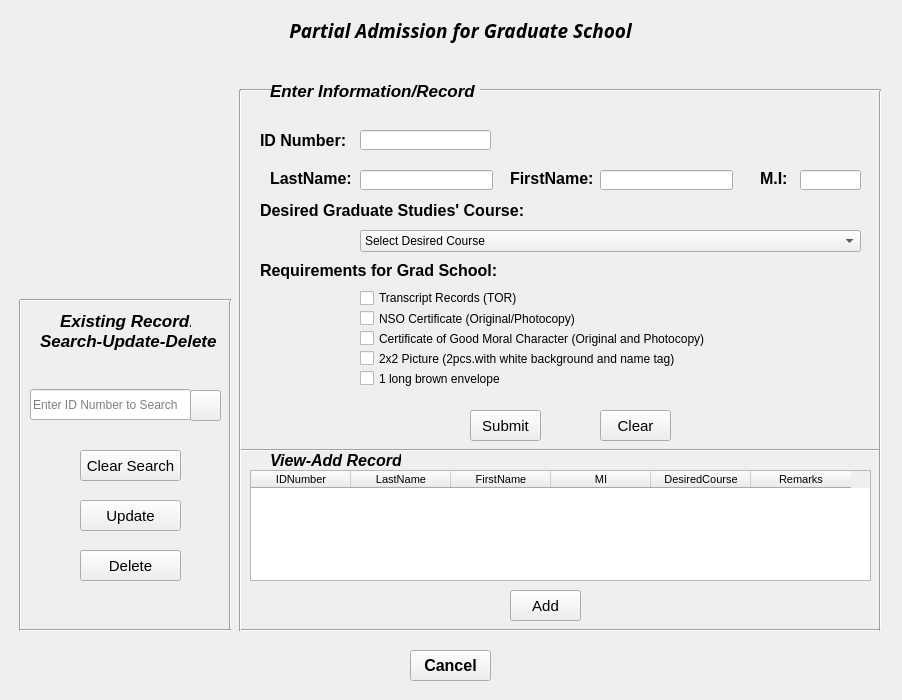
<?xml version="1.0" encoding="UTF-8"?>
<ui version="4.0">
 <class>GraduateSchool</class>
 <widget class="QWidget" name="GraduateSchool">
  <property name="geometry">
   <rect>
    <x>0</x>
    <y>0</y>
    <width>902</width>
    <height>700</height>
   </rect>
  </property>
  <property name="windowTitle">
   <string>Graduate School Applicant</string>
  </property>
  <widget class="QLabel" name="labelreq">
   <property name="geometry">
    <rect>
     <x>260</x>
     <y>260</y>
     <width>311</width>
     <height>21</height>
    </rect>
   </property>
   <property name="font">
    <font>
     <family>MS Shell Dlg 2</family>
     <pointsize>12</pointsize>
     <weight>75</weight>
     <bold>true</bold>
    </font>
   </property>
   <property name="text">
    <string>Requirements for Grad School:</string>
   </property>
  </widget>
  <widget class="QLabel" name="labelcourse">
   <property name="geometry">
    <rect>
     <x>260</x>
     <y>200</y>
     <width>291</width>
     <height>21</height>
    </rect>
   </property>
   <property name="font">
    <font>
     <family>MS Shell Dlg 2</family>
     <pointsize>12</pointsize>
     <weight>75</weight>
     <bold>true</bold>
    </font>
   </property>
   <property name="text">
    <string>Desired Graduate Studies' Course:</string>
   </property>
  </widget>
  <widget class="QComboBox" name="cmbCourse">
   <property name="geometry">
    <rect>
     <x>360</x>
     <y>230</y>
     <width>501</width>
     <height>22</height>
    </rect>
   </property>
   <property name="font">
    <font>
     <family>MS Shell Dlg 2</family>
     <pointsize>9</pointsize>
     <weight>50</weight>
     <bold>false</bold>
    </font>
   </property>
   <property name="editable">
    <bool>false</bool>
   </property>
   <item>
    <property name="text">
     <string>Select Desired Course</string>
    </property>
   </item>
   <item>
    <property name="text">
     <string>Doctor in Development Education (Dev.Ed.D.)</string>
    </property>
   </item>
   <item>
    <property name="text">
     <string>Doctor in Philosophy major in Technology Management (Ph.D. TM)</string>
    </property>
   </item>
   <item>
    <property name="text">
     <string>Master of Arts in Education major in Administration and Supervision (M.A.Ed. -AS)</string>
    </property>
   </item>
   <item>
    <property name="text">
     <string>Master of Arts in Education major in Teaching Mathematics (MAEd-TM)</string>
    </property>
   </item>
   <item>
    <property name="text">
     <string>Master of Arts in Education major in English Language &amp; Literature Teaching (MAed-ELLT)</string>
    </property>
   </item>
   <item>
    <property name="text">
     <string>Master of Arts in Vocational Education (MAVEd)</string>
    </property>
   </item>
   <item>
    <property name="text">
     <string>Master in Public Administration (MPA)</string>
    </property>
   </item>
   <item>
    <property name="text">
     <string>Diploma / Certificate in Professional Education (DPE/CPE)</string>
    </property>
   </item>
  </widget>
  <widget class="QCheckBox" name="checkBoxEnve">
   <property name="geometry">
    <rect>
     <x>360</x>
     <y>370</y>
     <width>151</width>
     <height>17</height>
    </rect>
   </property>
   <property name="font">
    <font>
     <pointsize>9</pointsize>
    </font>
   </property>
   <property name="text">
    <string>1 long brown envelope</string>
   </property>
  </widget>
  <widget class="QCheckBox" name="checkBoxTOR">
   <property name="geometry">
    <rect>
     <x>360</x>
     <y>290</y>
     <width>161</width>
     <height>16</height>
    </rect>
   </property>
   <property name="font">
    <font>
     <pointsize>9</pointsize>
    </font>
   </property>
   <property name="text">
    <string>Transcript Records (TOR)</string>
   </property>
  </widget>
  <widget class="QCheckBox" name="checkBoxNSO">
   <property name="geometry">
    <rect>
     <x>360</x>
     <y>310</y>
     <width>221</width>
     <height>17</height>
    </rect>
   </property>
   <property name="font">
    <font>
     <pointsize>9</pointsize>
    </font>
   </property>
   <property name="text">
    <string>NSO Certificate (Original/Photocopy)</string>
   </property>
  </widget>
  <widget class="QCheckBox" name="checkBoxGoodM">
   <property name="geometry">
    <rect>
     <x>360</x>
     <y>330</y>
     <width>351</width>
     <height>17</height>
    </rect>
   </property>
   <property name="font">
    <font>
     <pointsize>9</pointsize>
    </font>
   </property>
   <property name="text">
    <string>Certificate of Good Moral Character (Original and Photocopy)</string>
   </property>
  </widget>
  <widget class="QCheckBox" name="checkBox2x2">
   <property name="geometry">
    <rect>
     <x>360</x>
     <y>350</y>
     <width>341</width>
     <height>17</height>
    </rect>
   </property>
   <property name="font">
    <font>
     <pointsize>9</pointsize>
    </font>
   </property>
   <property name="text">
    <string>2x2 Picture (2pcs.with white background and name tag)</string>
   </property>
  </widget>
  <widget class="QLineEdit" name="txtSearch">
   <property name="geometry">
    <rect>
     <x>30</x>
     <y>389</y>
     <width>161</width>
     <height>31</height>
    </rect>
   </property>
   <property name="placeholderText">
    <string>Enter ID Number to Search</string>
   </property>
  </widget>
  <widget class="QPushButton" name="btnDelete">
   <property name="geometry">
    <rect>
     <x>80</x>
     <y>550</y>
     <width>101</width>
     <height>31</height>
    </rect>
   </property>
   <property name="font">
    <font>
     <pointsize>11</pointsize>
    </font>
   </property>
   <property name="text">
    <string>Delete</string>
   </property>
  </widget>
  <widget class="QPushButton" name="btnSearch">
   <property name="geometry">
    <rect>
     <x>190</x>
     <y>390</y>
     <width>31</width>
     <height>31</height>
    </rect>
   </property>
   <property name="font">
    <font>
     <pointsize>11</pointsize>
    </font>
   </property>
   <property name="text">
    <string/>
   </property>
  </widget>
  <widget class="QLabel" name="labelpartialadgrads">
   <property name="enabled">
    <bool>true</bool>
   </property>
   <property name="geometry">
    <rect>
     <x>250</x>
     <y>10</y>
     <width>421</width>
     <height>41</height>
    </rect>
   </property>
   <property name="font">
    <font>
     <family>Lucida Fax</family>
     <pointsize>16</pointsize>
     <italic>true</italic>
    </font>
   </property>
   <property name="text">
    <string>&lt;html&gt;&lt;head/&gt;&lt;body&gt;&lt;p align=&quot;center&quot;&gt;&lt;span style=&quot; font-size:14pt; font-weight:600;&quot;&gt;Partial Admission for Graduate School&lt;/span&gt;&lt;/p&gt;&lt;/body&gt;&lt;/html&gt;</string>
   </property>
  </widget>
  <widget class="QLabel" name="labellname">
   <property name="geometry">
    <rect>
     <x>270</x>
     <y>170</y>
     <width>91</width>
     <height>16</height>
    </rect>
   </property>
   <property name="font">
    <font>
     <pointsize>12</pointsize>
     <weight>75</weight>
     <bold>true</bold>
    </font>
   </property>
   <property name="text">
    <string>LastName:</string>
   </property>
  </widget>
  <widget class="QLineEdit" name="txtLName">
   <property name="geometry">
    <rect>
     <x>360</x>
     <y>170</y>
     <width>133</width>
     <height>20</height>
    </rect>
   </property>
  </widget>
  <widget class="QLineEdit" name="txtFName">
   <property name="geometry">
    <rect>
     <x>600</x>
     <y>170</y>
     <width>133</width>
     <height>20</height>
    </rect>
   </property>
  </widget>
  <widget class="QLabel" name="labelfname">
   <property name="geometry">
    <rect>
     <x>510</x>
     <y>170</y>
     <width>91</width>
     <height>16</height>
    </rect>
   </property>
   <property name="font">
    <font>
     <pointsize>12</pointsize>
     <weight>75</weight>
     <bold>true</bold>
    </font>
   </property>
   <property name="text">
    <string>FirstName:</string>
   </property>
  </widget>
  <widget class="QLineEdit" name="txtMI">
   <property name="geometry">
    <rect>
     <x>800</x>
     <y>170</y>
     <width>61</width>
     <height>20</height>
    </rect>
   </property>
  </widget>
  <widget class="QLabel" name="labelmi">
   <property name="geometry">
    <rect>
     <x>760</x>
     <y>170</y>
     <width>31</width>
     <height>16</height>
    </rect>
   </property>
   <property name="font">
    <font>
     <pointsize>12</pointsize>
     <weight>75</weight>
     <bold>true</bold>
    </font>
   </property>
   <property name="text">
    <string>M.I:</string>
   </property>
  </widget>
  <widget class="QPushButton" name="btnClear">
   <property name="geometry">
    <rect>
     <x>600</x>
     <y>410</y>
     <width>71</width>
     <height>31</height>
    </rect>
   </property>
   <property name="font">
    <font>
     <pointsize>11</pointsize>
    </font>
   </property>
   <property name="text">
    <string>Clear</string>
   </property>
  </widget>
  <widget class="QLabel" name="labelid">
   <property name="geometry">
    <rect>
     <x>260</x>
     <y>130</y>
     <width>101</width>
     <height>21</height>
    </rect>
   </property>
   <property name="font">
    <font>
     <family>MS Shell Dlg 2</family>
     <pointsize>12</pointsize>
     <weight>75</weight>
     <bold>true</bold>
    </font>
   </property>
   <property name="text">
    <string>ID Number:</string>
   </property>
  </widget>
  <widget class="QLineEdit" name="txtID">
   <property name="geometry">
    <rect>
     <x>360</x>
     <y>130</y>
     <width>131</width>
     <height>20</height>
    </rect>
   </property>
  </widget>
  <widget class="QPushButton" name="btnSubmit">
   <property name="geometry">
    <rect>
     <x>470</x>
     <y>410</y>
     <width>71</width>
     <height>31</height>
    </rect>
   </property>
   <property name="font">
    <font>
     <pointsize>11</pointsize>
    </font>
   </property>
   <property name="text">
    <string>Submit</string>
   </property>
  </widget>
  <widget class="Line" name="line_11">
   <property name="geometry">
    <rect>
     <x>240</x>
     <y>620</y>
     <width>641</width>
     <height>20</height>
    </rect>
   </property>
   <property name="orientation">
    <enum>Qt::Horizontal</enum>
   </property>
  </widget>
  <widget class="Line" name="line_4">
   <property name="geometry">
    <rect>
     <x>220</x>
     <y>300</y>
     <width>20</width>
     <height>331</height>
    </rect>
   </property>
   <property name="orientation">
    <enum>Qt::Vertical</enum>
   </property>
  </widget>
  <widget class="Line" name="line_8">
   <property name="geometry">
    <rect>
     <x>240</x>
     <y>440</y>
     <width>641</width>
     <height>20</height>
    </rect>
   </property>
   <property name="orientation">
    <enum>Qt::Horizontal</enum>
   </property>
  </widget>
  <widget class="Line" name="line_10">
   <property name="geometry">
    <rect>
     <x>240</x>
     <y>80</y>
     <width>31</width>
     <height>21</height>
    </rect>
   </property>
   <property name="orientation">
    <enum>Qt::Horizontal</enum>
   </property>
  </widget>
  <widget class="Line" name="line_7">
   <property name="geometry">
    <rect>
     <x>870</x>
     <y>90</y>
     <width>20</width>
     <height>541</height>
    </rect>
   </property>
   <property name="orientation">
    <enum>Qt::Vertical</enum>
   </property>
  </widget>
  <widget class="QLabel" name="labelsud">
   <property name="geometry">
    <rect>
     <x>40</x>
     <y>330</y>
     <width>191</width>
     <height>21</height>
    </rect>
   </property>
   <property name="font">
    <font>
     <family>Segoe UI</family>
     <pointsize>13</pointsize>
     <weight>75</weight>
     <italic>true</italic>
     <bold>true</bold>
    </font>
   </property>
   <property name="text">
    <string>Search-Update-Delete</string>
   </property>
  </widget>
  <widget class="Line" name="line_9">
   <property name="geometry">
    <rect>
     <x>480</x>
     <y>80</y>
     <width>401</width>
     <height>20</height>
    </rect>
   </property>
   <property name="orientation">
    <enum>Qt::Horizontal</enum>
   </property>
  </widget>
  <widget class="QLabel" name="labeleir">
   <property name="geometry">
    <rect>
     <x>270</x>
     <y>80</y>
     <width>211</width>
     <height>21</height>
    </rect>
   </property>
   <property name="font">
    <font>
     <family>Segoe UI</family>
     <pointsize>13</pointsize>
     <weight>75</weight>
     <italic>true</italic>
     <bold>true</bold>
    </font>
   </property>
   <property name="text">
    <string>Enter Information/Record</string>
   </property>
  </widget>
  <widget class="Line" name="line_2">
   <property name="geometry">
    <rect>
     <x>10</x>
     <y>300</y>
     <width>20</width>
     <height>331</height>
    </rect>
   </property>
   <property name="orientation">
    <enum>Qt::Vertical</enum>
   </property>
  </widget>
  <widget class="Line" name="line_3">
   <property name="geometry">
    <rect>
     <x>20</x>
     <y>290</y>
     <width>211</width>
     <height>20</height>
    </rect>
   </property>
   <property name="orientation">
    <enum>Qt::Horizontal</enum>
   </property>
  </widget>
  <widget class="QLabel" name="labelvar">
   <property name="geometry">
    <rect>
     <x>270</x>
     <y>450</y>
     <width>131</width>
     <height>21</height>
    </rect>
   </property>
   <property name="font">
    <font>
     <family>Segoe UI</family>
     <pointsize>12</pointsize>
     <weight>75</weight>
     <italic>true</italic>
     <bold>true</bold>
    </font>
   </property>
   <property name="text">
    <string>View-Add Record</string>
   </property>
  </widget>
  <widget class="Line" name="line_6">
   <property name="geometry">
    <rect>
     <x>230</x>
     <y>90</y>
     <width>20</width>
     <height>541</height>
    </rect>
   </property>
   <property name="orientation">
    <enum>Qt::Vertical</enum>
   </property>
  </widget>
  <widget class="QLabel" name="labeler">
   <property name="geometry">
    <rect>
     <x>60</x>
     <y>310</y>
     <width>131</width>
     <height>21</height>
    </rect>
   </property>
   <property name="font">
    <font>
     <family>Segoe UI</family>
     <pointsize>13</pointsize>
     <weight>75</weight>
     <italic>true</italic>
     <bold>true</bold>
    </font>
   </property>
   <property name="text">
    <string>Existing Record:</string>
   </property>
  </widget>
  <widget class="Line" name="line">
   <property name="geometry">
    <rect>
     <x>20</x>
     <y>620</y>
     <width>211</width>
     <height>20</height>
    </rect>
   </property>
   <property name="orientation">
    <enum>Qt::Horizontal</enum>
   </property>
  </widget>
  <widget class="QPushButton" name="btnAdd">
   <property name="geometry">
    <rect>
     <x>510</x>
     <y>590</y>
     <width>71</width>
     <height>31</height>
    </rect>
   </property>
   <property name="font">
    <font>
     <pointsize>11</pointsize>
    </font>
   </property>
   <property name="text">
    <string>Add</string>
   </property>
  </widget>
  <widget class="QTableWidget" name="tableGradSchool">
   <property name="geometry">
    <rect>
     <x>250</x>
     <y>470</y>
     <width>621</width>
     <height>111</height>
    </rect>
   </property>
   <property name="font">
    <font>
     <family>MS Shell Dlg 2</family>
     <pointsize>8</pointsize>
    </font>
   </property>
   <column>
    <property name="text">
     <string>IDNumber</string>
    </property>
   </column>
   <column>
    <property name="text">
     <string>LastName</string>
    </property>
   </column>
   <column>
    <property name="text">
     <string>FirstName</string>
    </property>
   </column>
   <column>
    <property name="text">
     <string>MI</string>
    </property>
   </column>
   <column>
    <property name="text">
     <string>DesiredCourse</string>
    </property>
   </column>
   <column>
    <property name="text">
     <string>Remarks</string>
    </property>
   </column>
  </widget>
  <widget class="QPushButton" name="btnClearSearch">
   <property name="geometry">
    <rect>
     <x>80</x>
     <y>450</y>
     <width>101</width>
     <height>31</height>
    </rect>
   </property>
   <property name="font">
    <font>
     <pointsize>11</pointsize>
    </font>
   </property>
   <property name="text">
    <string>Clear Search</string>
   </property>
  </widget>
  <widget class="QPushButton" name="btnUpdate">
   <property name="geometry">
    <rect>
     <x>80</x>
     <y>500</y>
     <width>101</width>
     <height>31</height>
    </rect>
   </property>
   <property name="font">
    <font>
     <pointsize>11</pointsize>
    </font>
   </property>
   <property name="text">
    <string>Update</string>
   </property>
  </widget>
  <widget class="QPushButton" name="btnCancel">
   <property name="geometry">
    <rect>
     <x>410</x>
     <y>650</y>
     <width>81</width>
     <height>31</height>
    </rect>
   </property>
   <property name="font">
    <font>
     <pointsize>12</pointsize>
     <weight>75</weight>
     <bold>true</bold>
    </font>
   </property>
   <property name="text">
    <string>Cancel</string>
   </property>
  </widget>
  <widget class="QPushButton" name="btnImage">
   <property name="geometry">
    <rect>
     <x>20</x>
     <y>90</y>
     <width>211</width>
     <height>191</height>
    </rect>
   </property>
   <property name="cursor">
    <cursorShape>CrossCursor</cursorShape>
   </property>
   <property name="text">
    <string/>
   </property>
   <property name="flat">
    <bool>true</bool>
   </property>
  </widget>
 </widget>
 <resources/>
 <connections>
  <connection>
   <sender>btnCancel</sender>
   <signal>clicked()</signal>
   <receiver>GraduateSchool</receiver>
   <slot>close()</slot>
   <hints>
    <hint type="sourcelabel">
     <x>70</x>
     <y>662</y>
    </hint>
    <hint type="destinationlabel">
     <x>556</x>
     <y>653</y>
    </hint>
   </hints>
  </connection>
  <connection>
   <sender>btnClear</sender>
   <signal>clicked()</signal>
   <receiver>txtID</receiver>
   <slot>clear()</slot>
   <hints>
    <hint type="sourcelabel">
     <x>645</x>
     <y>425</y>
    </hint>
    <hint type="destinationlabel">
     <x>480</x>
     <y>143</y>
    </hint>
   </hints>
  </connection>
  <connection>
   <sender>btnClear</sender>
   <signal>clicked()</signal>
   <receiver>txtLName</receiver>
   <slot>clear()</slot>
   <hints>
    <hint type="sourcelabel">
     <x>624</x>
     <y>421</y>
    </hint>
    <hint type="destinationlabel">
     <x>481</x>
     <y>176</y>
    </hint>
   </hints>
  </connection>
  <connection>
   <sender>btnClear</sender>
   <signal>clicked()</signal>
   <receiver>txtFName</receiver>
   <slot>clear()</slot>
   <hints>
    <hint type="sourcelabel">
     <x>657</x>
     <y>418</y>
    </hint>
    <hint type="destinationlabel">
     <x>646</x>
     <y>183</y>
    </hint>
   </hints>
  </connection>
  <connection>
   <sender>btnClear</sender>
   <signal>clicked()</signal>
   <receiver>txtMI</receiver>
   <slot>clear()</slot>
   <hints>
    <hint type="sourcelabel">
     <x>606</x>
     <y>425</y>
    </hint>
    <hint type="destinationlabel">
     <x>812</x>
     <y>175</y>
    </hint>
   </hints>
  </connection>
  <connection>
   <sender>btnClear</sender>
   <signal>clicked()</signal>
   <receiver>cmbCourse</receiver>
   <slot>clearEditText()</slot>
   <hints>
    <hint type="sourcelabel">
     <x>662</x>
     <y>424</y>
    </hint>
    <hint type="destinationlabel">
     <x>630</x>
     <y>238</y>
    </hint>
   </hints>
  </connection>
  <connection>
   <sender>btnClear</sender>
   <signal>clicked(bool)</signal>
   <receiver>checkBoxTOR</receiver>
   <slot>setChecked(bool)</slot>
   <hints>
    <hint type="sourcelabel">
     <x>665</x>
     <y>426</y>
    </hint>
    <hint type="destinationlabel">
     <x>504</x>
     <y>305</y>
    </hint>
   </hints>
  </connection>
  <connection>
   <sender>btnClear</sender>
   <signal>clicked(bool)</signal>
   <receiver>checkBoxNSO</receiver>
   <slot>setChecked(bool)</slot>
   <hints>
    <hint type="sourcelabel">
     <x>662</x>
     <y>428</y>
    </hint>
    <hint type="destinationlabel">
     <x>534</x>
     <y>316</y>
    </hint>
   </hints>
  </connection>
  <connection>
   <sender>btnClear</sender>
   <signal>clicked(bool)</signal>
   <receiver>checkBoxGoodM</receiver>
   <slot>setChecked(bool)</slot>
   <hints>
    <hint type="sourcelabel">
     <x>654</x>
     <y>425</y>
    </hint>
    <hint type="destinationlabel">
     <x>579</x>
     <y>343</y>
    </hint>
   </hints>
  </connection>
  <connection>
   <sender>btnClear</sender>
   <signal>clicked(bool)</signal>
   <receiver>checkBox2x2</receiver>
   <slot>setChecked(bool)</slot>
   <hints>
    <hint type="sourcelabel">
     <x>647</x>
     <y>428</y>
    </hint>
    <hint type="destinationlabel">
     <x>631</x>
     <y>352</y>
    </hint>
   </hints>
  </connection>
  <connection>
   <sender>btnClear</sender>
   <signal>clicked(bool)</signal>
   <receiver>checkBoxEnve</receiver>
   <slot>setChecked(bool)</slot>
   <hints>
    <hint type="sourcelabel">
     <x>625</x>
     <y>434</y>
    </hint>
    <hint type="destinationlabel">
     <x>479</x>
     <y>379</y>
    </hint>
   </hints>
  </connection>
  <connection>
   <sender>btnDelete</sender>
   <signal>clicked()</signal>
   <receiver>tableGradSchool</receiver>
   <slot>reset()</slot>
   <hints>
    <hint type="sourcelabel">
     <x>143</x>
     <y>572</y>
    </hint>
    <hint type="destinationlabel">
     <x>347</x>
     <y>529</y>
    </hint>
   </hints>
  </connection>
  <connection>
   <sender>btnClearSearch</sender>
   <signal>clicked()</signal>
   <receiver>txtSearch</receiver>
   <slot>clear()</slot>
   <hints>
    <hint type="sourcelabel">
     <x>140</x>
     <y>463</y>
    </hint>
    <hint type="destinationlabel">
     <x>110</x>
     <y>408</y>
    </hint>
   </hints>
  </connection>
  <connection>
   <sender>btnClearSearch</sender>
   <signal>clicked()</signal>
   <receiver>txtID</receiver>
   <slot>clear()</slot>
   <hints>
    <hint type="sourcelabel">
     <x>150</x>
     <y>465</y>
    </hint>
    <hint type="destinationlabel">
     <x>362</x>
     <y>142</y>
    </hint>
   </hints>
  </connection>
  <connection>
   <sender>btnClearSearch</sender>
   <signal>clicked()</signal>
   <receiver>txtLName</receiver>
   <slot>clear()</slot>
   <hints>
    <hint type="sourcelabel">
     <x>173</x>
     <y>464</y>
    </hint>
    <hint type="destinationlabel">
     <x>360</x>
     <y>180</y>
    </hint>
   </hints>
  </connection>
  <connection>
   <sender>btnClearSearch</sender>
   <signal>clicked()</signal>
   <receiver>txtFName</receiver>
   <slot>clear()</slot>
   <hints>
    <hint type="sourcelabel">
     <x>127</x>
     <y>471</y>
    </hint>
    <hint type="destinationlabel">
     <x>693</x>
     <y>176</y>
    </hint>
   </hints>
  </connection>
  <connection>
   <sender>btnClearSearch</sender>
   <signal>clicked()</signal>
   <receiver>txtMI</receiver>
   <slot>clear()</slot>
   <hints>
    <hint type="sourcelabel">
     <x>140</x>
     <y>463</y>
    </hint>
    <hint type="destinationlabel">
     <x>843</x>
     <y>176</y>
    </hint>
   </hints>
  </connection>
  <connection>
   <sender>btnClearSearch</sender>
   <signal>clicked()</signal>
   <receiver>cmbCourse</receiver>
   <slot>clearEditText()</slot>
   <hints>
    <hint type="sourcelabel">
     <x>160</x>
     <y>465</y>
    </hint>
    <hint type="destinationlabel">
     <x>388</x>
     <y>237</y>
    </hint>
   </hints>
  </connection>
  <connection>
   <sender>btnClearSearch</sender>
   <signal>clicked(bool)</signal>
   <receiver>checkBoxTOR</receiver>
   <slot>setChecked(bool)</slot>
   <hints>
    <hint type="sourcelabel">
     <x>88</x>
     <y>460</y>
    </hint>
    <hint type="destinationlabel">
     <x>371</x>
     <y>293</y>
    </hint>
   </hints>
  </connection>
  <connection>
   <sender>btnClearSearch</sender>
   <signal>clicked(bool)</signal>
   <receiver>checkBoxNSO</receiver>
   <slot>setChecked(bool)</slot>
   <hints>
    <hint type="sourcelabel">
     <x>100</x>
     <y>469</y>
    </hint>
    <hint type="destinationlabel">
     <x>363</x>
     <y>317</y>
    </hint>
   </hints>
  </connection>
  <connection>
   <sender>btnClearSearch</sender>
   <signal>clicked(bool)</signal>
   <receiver>checkBoxGoodM</receiver>
   <slot>setChecked(bool)</slot>
   <hints>
    <hint type="sourcelabel">
     <x>115</x>
     <y>467</y>
    </hint>
    <hint type="destinationlabel">
     <x>362</x>
     <y>340</y>
    </hint>
   </hints>
  </connection>
  <connection>
   <sender>btnClearSearch</sender>
   <signal>clicked(bool)</signal>
   <receiver>checkBox2x2</receiver>
   <slot>setChecked(bool)</slot>
   <hints>
    <hint type="sourcelabel">
     <x>123</x>
     <y>460</y>
    </hint>
    <hint type="destinationlabel">
     <x>364</x>
     <y>358</y>
    </hint>
   </hints>
  </connection>
  <connection>
   <sender>btnClearSearch</sender>
   <signal>clicked(bool)</signal>
   <receiver>checkBoxEnve</receiver>
   <slot>setChecked(bool)</slot>
   <hints>
    <hint type="sourcelabel">
     <x>131</x>
     <y>466</y>
    </hint>
    <hint type="destinationlabel">
     <x>362</x>
     <y>378</y>
    </hint>
   </hints>
  </connection>
 </connections>
</ui>
